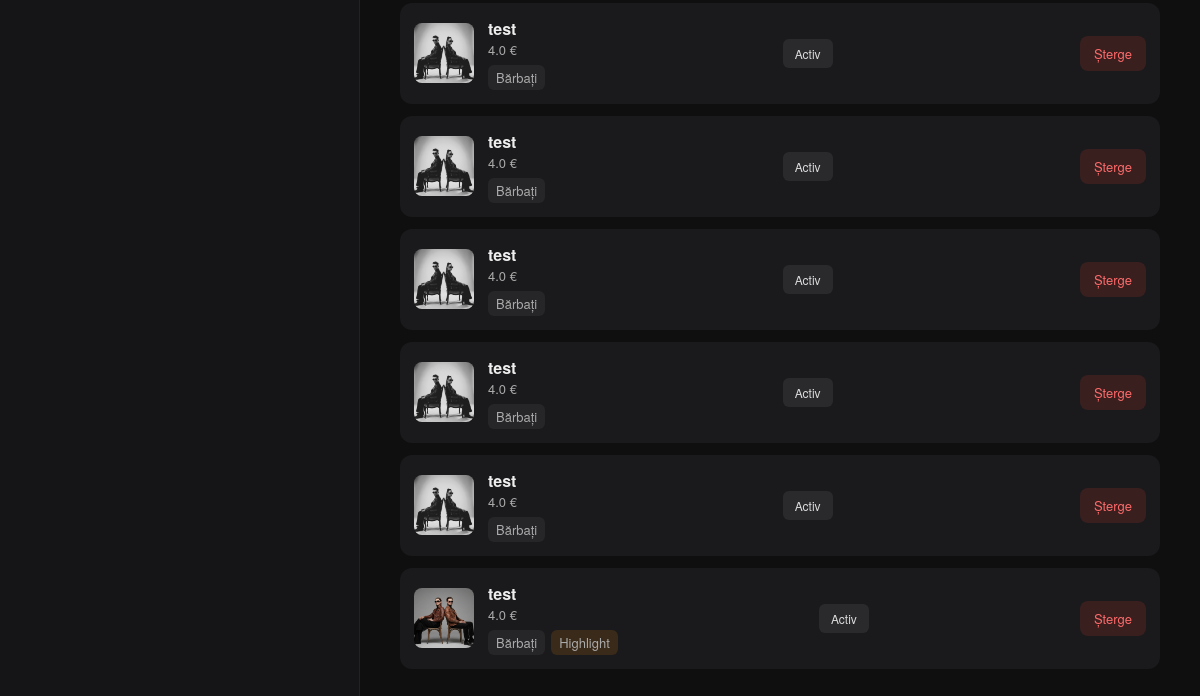
/admin (lower part), run on an earlier commit of the app's database.
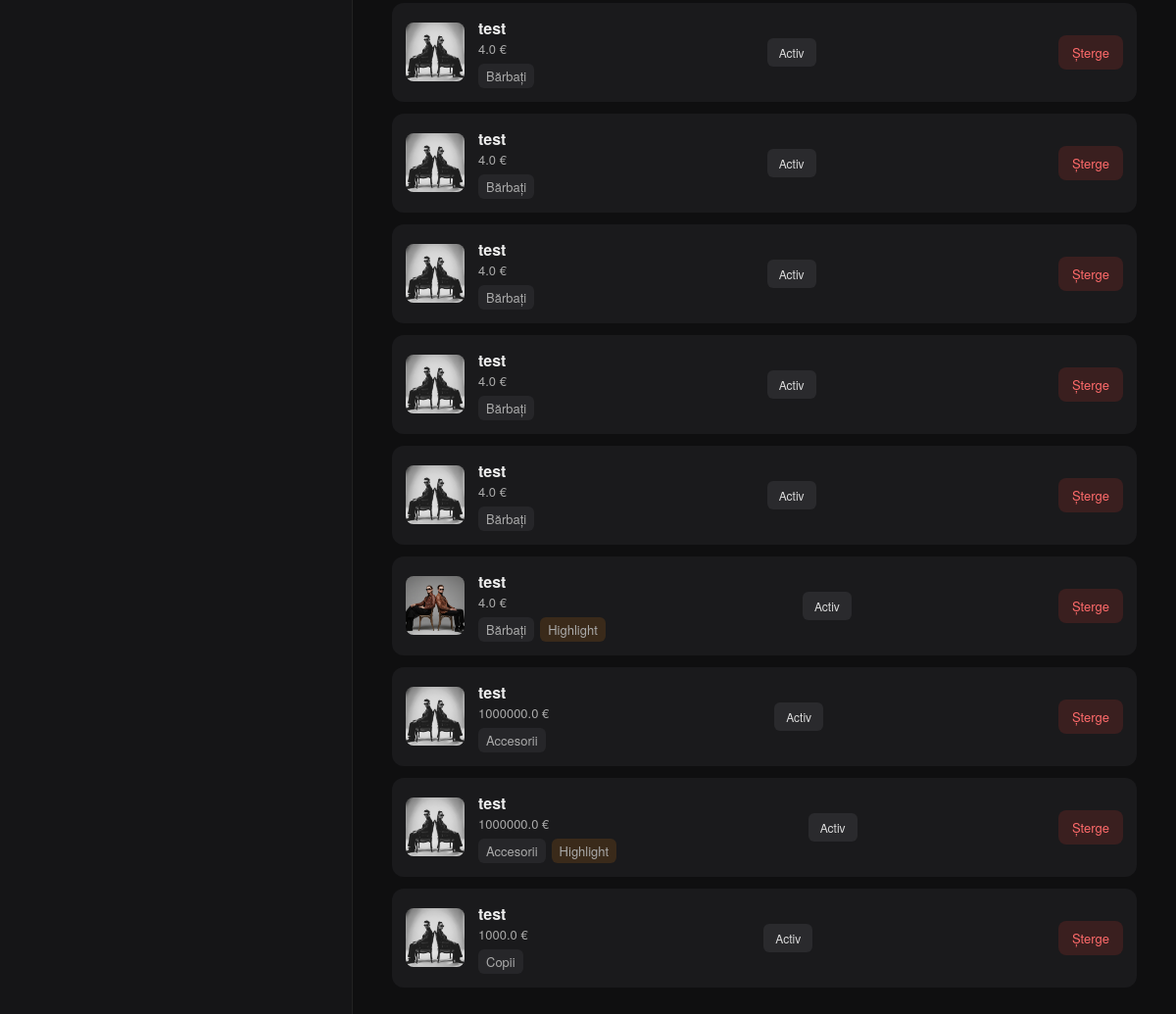
And on a later commit of the database.
### tables this page shows
CREATE TABLE produse (
            id INTEGER PRIMARY KEY AUTOINCREMENT,
            nume TEXT NOT NULL,
            pret REAL NOT NULL,
            imagine TEXT NOT NULL,
            descriere TEXT
        , categorie TEXT, status INTEGER DEFAULT 1, highlight INTEGER DEFAULT 0);

### app.py (the view)
@app.route("/admin")
def admin():
    categorie = request.args.get("categorie")
    db = get_db()
    if categorie and categorie != "Toate":
        produse = db.execute(
            "SELECT * FROM produse WHERE categorie=?",
            (categorie,)
        ).fetchall()
    else:
        produse = db.execute("SELECT * FROM produse").fetchall()
    return render_template("admin.html", produse=produse, categorie=categorie)

### app.py (called while the page is built)
@app.context_processor
def inject_client():
    return dict(
        client_logat="client_id" in session,
        client_nume=session.get("client_nume"),
        client_email=session.get("client_email")
    )

def get_db():
    conn = sqlite3.connect(DATABASE)
    conn.row_factory = sqlite3.Row
    return conn

### templates/admin.html (shortened to what this page needs)
<!DOCTYPE html>
<html lang="ro">
<head>
    <link rel="stylesheet" href="{{ url_for('static', filename='style.css') }}">
</head>
<body class="admin-dark">
<div class="admin-layout">
    <div class="admin-sidebar">
    </div>
    <div class="admin-content">
        <div class="admin-list-scroll">
            <div class="admin-table">
                {% for p in produse %}
                <div class="admin-row">
                    <img src="{{ p.imagine }}">
                    <div class="admin-row-info">
                        <strong>{{ p.nume }}</strong>
                        <span>{{ p.pret }} €</span>
                        <div class="admin-badges">
                            <span class="badge-cat">{{ p.categorie }}</span>
                            {% if p.highlight == 1 %}
                                <span class="badge-highlight">Highlight</span>
                            {% endif %}
                        </div>
                    </div>
                    <a href="/admin/toggle/{{ p.id }}" class="admin-status">
                        {% if p.status == 1 %}
                            Activ
                        {% else %}
                            Inactiv
                        {% endif %}
                    </a>
                    <a href="/admin/sterge/{{ p.id }}" class="admin-delete">Șterge</a>
                </div>
                {% endfor %}
            </div>
        </div>
    </div>
</div>
</body>
</html>

### static/style.css (style rules this page uses)
html, body { margin: 0; padding: 0; min-height: 100%; overflow-x: hidden; }
body { font-family: Arial; background: #f5f5f5; min-height: 100vh; display: flex; flex-direction: column; }
body { min-height: 100vh; display: flex; flex-direction: column; }
.admin-dark { margin: 0; background: #0f0f10; color: #eee; font-family: "Helvetica Neue", Arial, sans-serif; }
.admin-layout { display: grid; grid-template-columns: 30% 70%; height: 100vh; overflow: hidden; }
.admin-sidebar { background: #151517; padding: 40px 30px; border-right: 1px solid #222; height: 100vh; position: sticky; top: 0; overflow: hidden; }
.admin-table { display: flex; flex-direction: column; gap: 12px; }
.admin-row { display: flex; align-items: center; background: #1a1a1c; padding: 14px; border-radius: 12px; }
.admin-row img { width: 60px; height: 60px; object-fit: cover; border-radius: 8px; margin-right: 14px; }
.admin-row-info { display: flex; flex-direction: column; }
.admin-row-info span { font-size: 13px; color: #aaa; }
.admin-delete { margin-left: auto; background: #3a1f1f; color: #ff6b6b; padding: 8px 14px; border-radius: 8px; text-decoration: none; font-size: 13px; }
.admin-status { margin-left: auto; margin-right: 10px; padding: 6px 12px; border-radius: 6px; font-size: 12px; text-decoration: none; background: #2a2a2d; color: #ddd; }
.admin-badges { margin-top: 6px; display: flex; gap: 6px; }
.badge-cat { background: #262629; color: #bbb; font-size: 11px; padding: 3px 8px; border-radius: 6px; }
.badge-highlight { background: #3a2a1a; color: #e0b27a; font-size: 11px; padding: 3px 8px; border-radius: 6px; }
.admin-sidebar { background: #151517; padding: 40px 30px; border-right: 1px solid #222; height: 100vh; }
.admin-content { display: flex; flex-direction: column; height: 100vh; overflow: hidden; }
.admin-list-scroll { overflow-y: auto; height: calc(100vh - 120px); padding-right: 10px; }
.admin-list-scroll { flex: 1; overflow-y: auto; min-height: 0; padding: 0 40px 40px 40px; }
.admin-list-scroll { overflow-y: auto; height: 200px; }

What changed in the data, as far as the page shows it:
added produse: imagine (picture), nume "test", pret "1000000.0", categorie "Accesorii", status "Activ"
added produse: imagine (picture), nume "test", pret "1000000.0", categorie "Accesorii", highlight "Highlight", status "Activ"
added produse: imagine (picture), nume "test", pret "1000.0", categorie "Copii", status "Activ"
